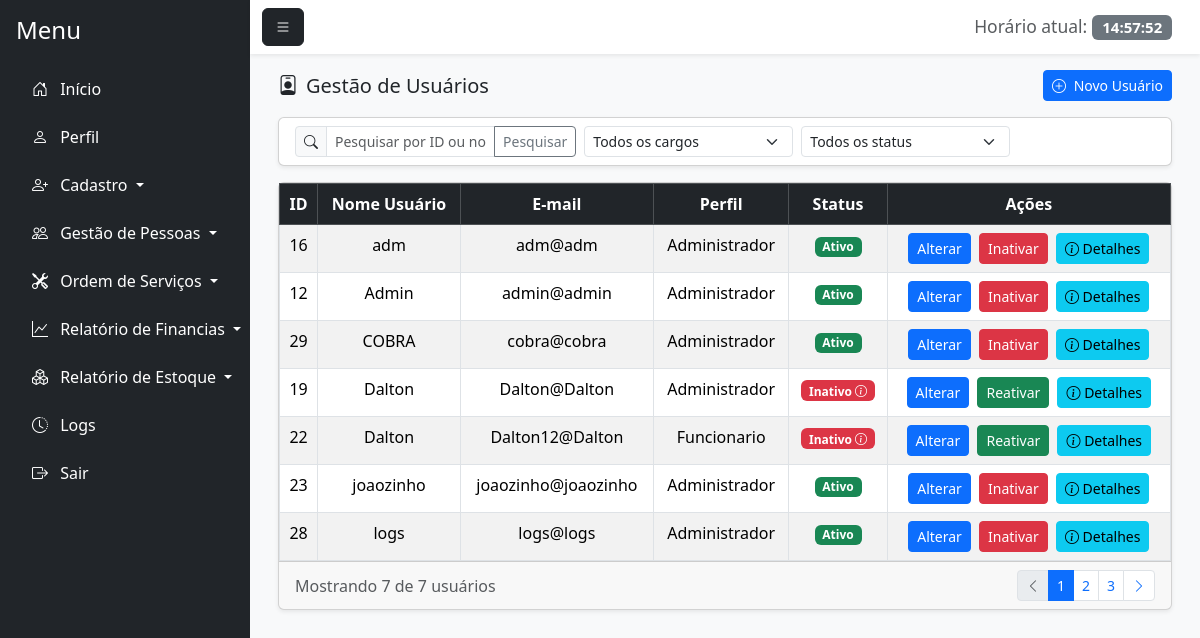
/gestao_usuario.php (signed in), run on the app's committed database.
### tables this page shows
CREATE TABLE `usuario` (
  `id_usuario` int(11) NOT NULL,
  `nome_usuario` varchar(100) NOT NULL,
  `senha` varchar(255) NOT NULL,
  `email` varchar(100) NOT NULL,
  `senha_temporaria` tinyint(1) DEFAULT 0,
  `id_perfil` int(11) NOT NULL,
  `status` enum('Ativo','Inativo') DEFAULT 'Ativo',
  `id_motivo_inatividade` int(11) DEFAULT NULL,
  `data_inatividade` date DEFAULT NULL,
  `observacao_inatividade` text DEFAULT NULL
);

CREATE TABLE `perfil` (
  `id_perfil` int(11) NOT NULL,
  `nome_perfil` varchar(100) NOT NULL
);

### gestao_usuario.php (the view, shortened to what this page needs)
<?php
    require_once 'conexao.php';
    $sql = "SELECT u.*, p.nome_perfil, m.descricao as motivo_inatividade
            FROM usuario u
            LEFT JOIN perfil p ON u.id_perfil = p.id_perfil
            LEFT JOIN motivo_inatividade m ON u.id_motivo_inatividade = m.id_motivo";
    $sql .= " ORDER BY u.nome_usuario ASC";
    $stmt = $pdo->prepare($sql);
    $stmt->execute();
    $usuarios = $stmt->fetchAll(PDO::FETCH_ASSOC);
$stmt->execute();
$usuarios = $stmt->fetchALL(PDO::FETCH_ASSOC);
?>
<!DOCTYPE html>
<html lang="pt-BR">
<head>
    <link href="https://cdn.jsdelivr.net/npm/bootstrap@5.3.7/dist/css/bootstrap.min.css" rel="stylesheet">
    <link rel="stylesheet" href="https://cdn.jsdelivr.net/npm/bootstrap-icons@1.11.1/font/bootstrap-icons.css">
    <link href="https://cdn.jsdelivr.net/npm/bootstrap-icons@1.11.1/font/bootstrap-icons.css" rel="stylesheet">
    <link rel="stylesheet" href="css/login.css">
</head>
<body class="bg-light">
    <div class="d-flex vh-100 bg-light">
        <nav id="sidebar" class="bg-dark text-white p-3" style="width: 250px;">
            <h4 class="mb-4">Menu</h4>
            <ul class="nav flex-column">
                <li class="nav-item mb-2">
                    <a href="principal.php" class="nav-link text-white"><i class="bi bi-house-door me-2"></i> Início</a>
                </li>
                <li class="nav-item mb-2">
                    <a href="perfil.php" class="nav-link text-white"><i class="bi bi-person me-2"></i> Perfil</a>
                </li>
                <li class="nav-item mb-2 dropdown">
                    <a class="nav-link text-white dropdown-toggle" href="#" id="cadastroDropdown" role="button" data-bs-toggle="dropdown" aria-expanded="false">
                        <i class="bi bi-person-plus me-2"></i> Cadastro
                    </a>
                </li>
                <li class="nav-item mb-2 dropdown">
                    <a class="nav-link text-white dropdown-toggle" href="#" id="gestaoDropdown" role="button" data-bs-toggle="dropdown" aria-expanded="false">
                        <i class="bi bi-people me-2"></i> Gestão de Pessoas
                    </a>
                </li>
                <li class="nav-item mb-2 dropdown">
                    <a class="nav-link text-white dropdown-toggle" href="#" id="ordemDropdown" role="button" data-bs-toggle="dropdown" aria-expanded="false">
                        <i class="bi bi-tools me-2"></i> Ordem de Serviços
                    </a>
                </li>
                <li class="nav-item mb-2 dropdown">
                    <a class="nav-link text-white dropdown-toggle" href="#" id="financiasDropdown" role="button" data-bs-toggle="dropdown" aria-expanded="false">
                        <i class="bi bi-graph-up me-2"></i> Relatório de Financias
                    </a>
                </li>
                <li class="nav-item mb-2 dropdown">
                    <a class="nav-link text-white dropdown-toggle" href="#" id="estoqueDropdown" role="button" data-bs-toggle="dropdown" aria-expanded="false">
                        <i class="bi bi-boxes me-2"></i> Relatório de Estoque
                    </a>
                </li>
                <li class="nav-item mb-2">
                    <a href="logs.php" class="nav-link text-white">
                        <i class="bi bi-clock-history me-2"></i> Logs
                    </a>
                </li>
                <li class="nav-item">
                    <a href="index.php" class="nav-link text-white"><i class="bi bi-box-arrow-right me-2"></i> Sair</a>
                </li>
            </ul>
        </nav>
        <div class="flex-grow-1 d-flex flex-column">
            <nav class="navbar navbar-light bg-white shadow-sm">
                <div class="container-fluid">
                    <button class="btn btn-dark" id="menu-toggle"><i class="bi bi-list"></i></button>
                    <span class="navbar-brand mb-0 h1">
                        <small class="text-muted">Horário atual:</small>
                        <span id="liveClock" class="badge bg-secondary"></span>
                    </span>
                </div>
            </nav>
            <div class="flex-grow-1 p-3" style="overflow-y: auto;">
                <div class="container-fluid">
                    <div class="d-flex justify-content-between align-items-center mb-3">
                        <h5 class="mb-0"><i class="bi bi-person-badge me-2"></i>Gestão de Usuários</h5>
                        <a href="cadastro_usuario.php" class="btn btn-primary btn-sm">
                            <i class="bi bi-plus-circle me-1"></i> Novo Usuário
                        </a>
                    </div>
                    <div class="card shadow-sm mb-3">
                        <div class="card-body py-2">
                            <form method="GET" action="gestao_usuario.php" id="filterForm">
                                <div class="row g-2">
                                    <div class="col-md-4">
                                        <div class="input-group input-group-sm">
                                            <span class="input-group-text"><i class="bi bi-search"></i></span>
                                            <input type="text" id="busca" name="busca" class="form-control"
                                                placeholder="Pesquisar por ID ou nome..."
                                                value="<?= isset($_GET['busca']) ? htmlspecialchars($_GET['busca']) : '' ?>">
                                            <button class="btn btn-outline-secondary" type="submit">Pesquisar</button>
                                        </div>
                                    </div>
                                    <div class="col-md-3">
                                        <select name="id_perfil" id="id_perfil" class="form-select form-select-sm">
                                            <option value="">Todos os cargos</option>
                                        </select>
                                    </div>
                                    <div class="col-md-3">
                                        <select name="status" id="status" class="form-select form-select-sm">
                                            <option value="">Todos os status</option>
                                        </select>
                                    </div>
                                    <div class="col-md-2">
                                    </div>
                                </div>
                            </form>
                        </div>
                    </div>
                    <div class="card shadow-sm">
                        <div class="card-body p-0">
                            <div class="table-responsive">
                                <?php if(!empty($usuarios)): ?>
                                    <table class="table table-striped table-hover table-bordered mb-0">
                                        <thead class="table-dark">
                                            <tr>
                                                <th><center>ID</center></th>
                                                <th><center>Nome Usuário</center></th>
                                                <th><center>E-mail</center></th>
                                                <th><center>Perfil</center></th>
                                                <th><center>Status</center></th>
                                                <th class="text-center">Ações</th>
                                            </tr>
                                        </thead>
                                        <tbody>
                                            <?php foreach($usuarios as $usuario): ?>
                                                <tr>
                                                    <td><center><?=htmlspecialchars($usuario['id_usuario'])?></center></td>
                                                    <td><center><?=htmlspecialchars($usuario['nome_usuario'])?></center></td>
                                                    <td><center><?=htmlspecialchars($usuario['email'])?></center></td>
                                                    <td><center><?=htmlspecialchars($usuario['nome_perfil'])?></center></td>
                                                    <td>
                                                        <center>
                                                            <?php if($usuario['status'] == 'Ativo'): ?>
                                                                <span class="badge bg-success">Ativo</span>
                                                            <?php else: ?>
                                                                <span class="badge bg-danger badge-details" onclick="mostrarDetalhesUsuario(<?=htmlspecialchars($usuario['id_usuario'])?>)">
                                                                    Inativo <i class="bi bi-info-circle"></i>
                                                                </span>
                                                            <?php endif; ?>
                                                        </center>
                                                    </td>
                                                    <td class="text-center">
                                                        <a href="#" class="btn btn-sm btn-primary me-1" onclick="carregarDadosUsuario(<?=htmlspecialchars($usuario['id_usuario'])?>)">Alterar</a>
                                                        <?php if($usuario['status'] == 'Ativo'): ?>
                                                            <a href="inativar_usuario.php?id=<?=htmlspecialchars($usuario['id_usuario'])?>" class="btn btn-sm btn-danger me-1">Inativar</a>
                                                        <?php else: ?>
                                                            <a href="gestao_usuario.php?id=<?=htmlspecialchars($usuario['id_usuario'])?>&acao=reativar" class="btn btn-sm btn-success me-1" onclick="return confirm('Tem certeza que deseja reativar este usuário?')">Reativar</a>
                                                        <?php endif; ?>
                                                        <button class="btn btn-sm btn-info" onclick="mostrarDetalhesUsuario(<?=htmlspecialchars($usuario['id_usuario'])?>)">
                                                            <i class="bi bi-info-circle"></i> Detalhes
                                                        </button>
                                                    </td>
                                                </tr>
                                            <?php endforeach;?>
                                        </tbody>
                                    </table>
                                <?php else: ?><br>
                                    <center><p>Nenhum usuário encontrado.</p></center>
                                <?php endif; ?>
                        </div>
                        <div class="card-footer py-2">
                            <div class="d-flex justify-content-between align-items-center">
                                <div>
                                    <span class="text-muted">Mostrando <?= count($usuarios) ?> de <?= count($usuarios) ?> usuários</span>
                                </div>
                                <nav>
                                    <ul class="pagination pagination-sm mb-0">
                                        <li class="page-item disabled">
                                            <a class="page-link" href="#"><i class="bi bi-chevron-left"></i></a>
                                        </li>
                                        <li class="page-item active">
                                            <a class="page-link" href="#">1</a>
                                        </li>
                                        <li class="page-item">
                                            <a class="page-link" href="#">2</a>
                                        </li>
                                        <li class="page-item">
                                            <a class="page-link" href="#">3</a>
                                        </li>
                                        <li class="page-item">
                                            <a class="page-link" href="#"><i class="bi bi-chevron-right"></i></a>
                                        </li>
                                    </ul>
                                </nav>
                            </div>
                        </div>
                    </div>
                </div>
            </div>
</body>
</html>

### css/login.css (style rules this page uses)
* { margin: 0; padding: 0; }
body { overflow-y: hidden; text-decoration: none !important; }

### data on the page
usuario: id_usuario "16", nome_usuario "adm", email "adm@adm", id_perfil.nome_perfil "Administrador", status "Ativo"
usuario: id_usuario "12", nome_usuario "Admin", email "admin@admin", id_perfil.nome_perfil "Administrador", status "Ativo"
usuario: id_usuario "29", nome_usuario "COBRA", email "cobra@cobra", id_perfil.nome_perfil "Administrador", status "Ativo"
usuario: id_usuario "19", nome_usuario "Dalton", email "Dalton@Dalton", id_perfil.nome_perfil "Administrador"
usuario: id_usuario "22", nome_usuario "Dalton", email "Dalton12@Dalton", id_perfil.nome_perfil "Funcionario"
usuario: id_usuario "23", nome_usuario "joaozinho", email "joaozinho@joaozinho", id_perfil.nome_perfil "Administrador", status "Ativo"
usuario: id_usuario "28", nome_usuario "logs", email "logs@logs", id_perfil.nome_perfil "Administrador", status "Ativo"

### other printed values
count($usuarios) "7"
